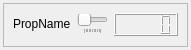
<?xml version="1.0" encoding="UTF-8"?>
<ui version="4.0">
 <class>FltPropSlider</class>
 <widget class="QWidget" name="FltPropSlider">
  <property name="geometry">
   <rect>
    <x>0</x>
    <y>0</y>
    <width>191</width>
    <height>50</height>
   </rect>
  </property>
  <property name="windowTitle">
   <string>Form</string>
  </property>
  <layout class="QGridLayout" name="gridLayout">
   <property name="leftMargin">
    <number>3</number>
   </property>
   <property name="topMargin">
    <number>3</number>
   </property>
   <property name="rightMargin">
    <number>3</number>
   </property>
   <property name="bottomMargin">
    <number>3</number>
   </property>
   <property name="spacing">
    <number>3</number>
   </property>
   <item row="0" column="0">
    <widget class="QFrame" name="frame">
     <property name="frameShape">
      <enum>QFrame::StyledPanel</enum>
     </property>
     <property name="frameShadow">
      <enum>QFrame::Plain</enum>
     </property>
     <layout class="QGridLayout" name="gridLayout_2">
      <item row="0" column="3">
       <widget class="QLCDNumber" name="lcd">
        <property name="sizePolicy">
         <sizepolicy hsizetype="Minimum" vsizetype="Minimum">
          <horstretch>0</horstretch>
          <verstretch>0</verstretch>
         </sizepolicy>
        </property>
       </widget>
      </item>
      <item row="0" column="0">
       <widget class="QLabel" name="lblCaption">
        <property name="sizePolicy">
         <sizepolicy hsizetype="Preferred" vsizetype="Maximum">
          <horstretch>0</horstretch>
          <verstretch>0</verstretch>
         </sizepolicy>
        </property>
        <property name="text">
         <string>PropName</string>
        </property>
       </widget>
      </item>
      <item row="0" column="1">
       <widget class="QSlider" name="slider">
        <property name="sizePolicy">
         <sizepolicy hsizetype="Expanding" vsizetype="Maximum">
          <horstretch>0</horstretch>
          <verstretch>0</verstretch>
         </sizepolicy>
        </property>
        <property name="tracking">
         <bool>true</bool>
        </property>
        <property name="orientation">
         <enum>Qt::Horizontal</enum>
        </property>
        <property name="invertedAppearance">
         <bool>false</bool>
        </property>
        <property name="invertedControls">
         <bool>false</bool>
        </property>
        <property name="tickPosition">
         <enum>QSlider::TicksBelow</enum>
        </property>
       </widget>
      </item>
     </layout>
    </widget>
   </item>
  </layout>
 </widget>
 <resources/>
 <connections/>
</ui>
